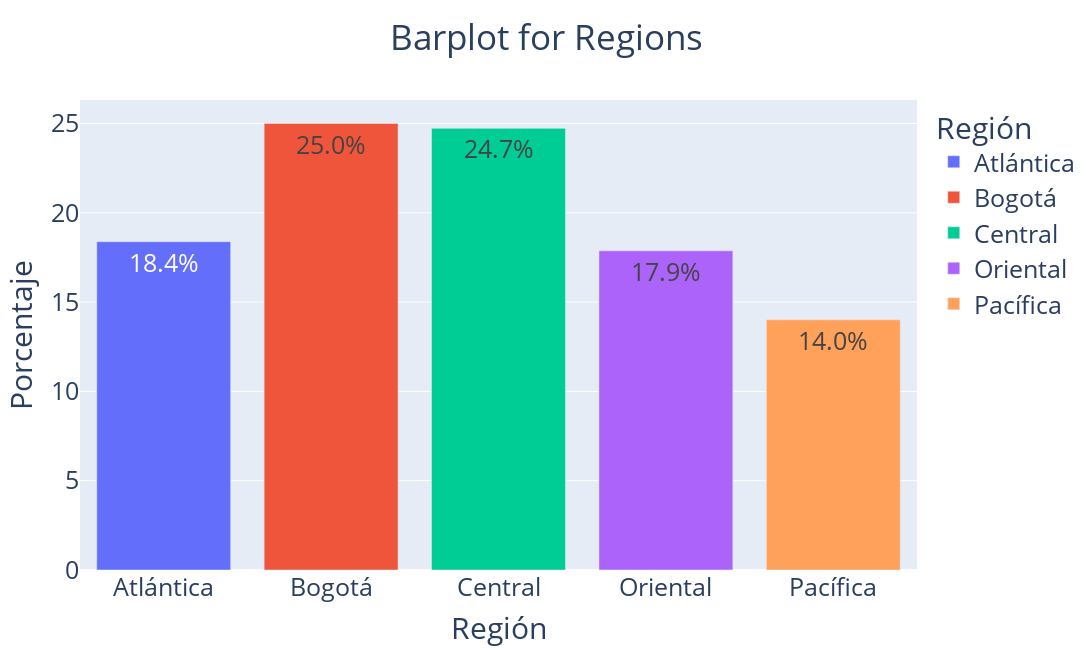

Source (notebook cell):
### Code cell
fig_3 = px.bar(df_region, x='Región', y='Porcentaje', color='Región', 
               width=1200, height=650, title= 'Barplot for Regions',
               text = df_region['Porcentaje'].apply(lambda x: '{0:1.1f}%'.format(x))).update_layout(title={'x':0.5}, 
                                         font=dict(size=25))
fig_3.show()

### Figure 1 — Plotly figure (JSON) as saved in the notebook; plotly's stock layout.template omitted (floating-point values rounded to 4 significant figures)
{"data": [{"alignmentgroup": "True", "hovertemplate": "Región=%{x}<br>Porcentaje=%{y}<br>text=%{text}<extra></extra>", "legendgroup": "Atlántica", "marker": {"color": "#636efa", "pattern": {"shape": ""}}, "name": "Atlántica", "offsetgroup": "Atlántica", "orientation": "v", "showlegend": true, "text": ["18.4%"], "textposition": "auto", "type": "bar", "x": ["Atlántica"], "xaxis": "x", "y": [18.38], "yaxis": "y"}, {"alignmentgroup": "True", "hovertemplate": "Región=%{x}<br>Porcentaje=%{y}<br>text=%{text}<extra></extra>", "legendgroup": "Bogotá", "marker": {"color": "#EF553B", "pattern": {"shape": ""}}, "name": "Bogotá", "offsetgroup": "Bogotá", "orientation": "v", "showlegend": true, "text": ["25.0%"], "textposition": "auto", "type": "bar", "x": ["Bogotá"], "xaxis": "x", "y": [25.0], "yaxis": "y"}, {"alignmentgroup": "True", "hovertemplate": "Región=%{x}<br>Porcentaje=%{y}<br>text=%{text}<extra></extra>", "legendgroup": "Central", "marker": {"color": "#00cc96", "pattern": {"shape": ""}}, "name": "Central", "offsetgroup": "Central", "orientation": "v", "showlegend": true, "text": ["24.7%"], "textposition": "auto", "type": "bar", "x": ["Central"], "xaxis": "x", "y": [24.73], "yaxis": "y"}, {"alignmentgroup": "True", "hovertemplate": "Región=%{x}<br>Porcentaje=%{y}<br>text=%{text}<extra></extra>", "legendgroup": "Oriental", "marker": {"color": "#ab63fa", "pattern": {"shape": ""}}, "name": "Oriental", "offsetgroup": "Oriental", "orientation": "v", "showlegend": true, "text": ["17.9%"], "textposition": "auto", "type": "bar", "x": ["Oriental"], "xaxis": "x", "y": [17.87], "yaxis": "y"}, {"alignmentgroup": "True", "hovertemplate": "Región=%{x}<br>Porcentaje=%{y}<br>text=%{text}<extra></extra>", "legendgroup": "Pacífica", "marker": {"color": "#FFA15A", "pattern": {"shape": ""}}, "name": "Pacífica", "offsetgroup": "Pacífica", "orientation": "v", "showlegend": true, "text": ["14.0%"], "textposition": "auto", "type": "bar", "x": ["Pacífica"], "xaxis": "x", "y": [14.01], "yaxis": "y"}], "layout": {"barmode": "relative", "font": {"size": 25}, "height": 650, "legend": {"title": {"text": "Región"}, "tracegroupgap": 0}, "title": {"text": "Barplot for Regions", "x": 0.5}, "width": 1200, "xaxis": {"anchor": "y", "categoryarray": ["Atlántica", "Bogotá", "Central", "Oriental", "Pacífica"], "categoryorder": "array", "domain": [0, 1], "title": {"text": "Región"}}, "yaxis": {"anchor": "x", "domain": [0, 1], "title": {"text": "Porcentaje"}}}}
